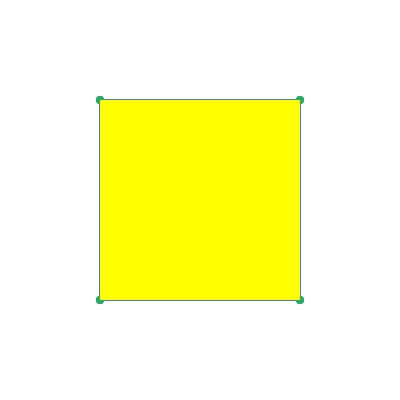
Frame 1 (no input)
Frame 60 (no input): identical to frame 1, image omitted
Frame 120 (the mouse pressed at the canvas centre since frame 60): identical to frame 1, image omitted

The p5.js sketch that drew this single still picture (run headless with seeded random() and noise() and a simulated clock; from frame 60 on, the mouse is pressed at the canvas centre):

// p5.js sketch
// ── sketch.js
var backgroundColour, nodeColour, edgeColour;
var nodeSize = 8;

var node0 = [-100, -100, -100];
var node1 = [-100, -100, 100];
var node2 = [-100, 100, -100];
var node3 = [-100, 100, 100];
var node4 = [100, -100, -100];
var node5 = [100, -100, 100];
var node6 = [100, 100, -100];
var node7 = [100, 100, 100];
var nodes = [node0, node1, node2, node3, node4, node5, node6, node7];

var nNode0 = [-100, 0, 0];
var nNode0b = [-200, 0, 0];
var nVec0 = [nNode0, nNode0b];
var nNode1 = [100, 0, 0];
var nNode1b = [200, 0, 0];
var nVec1 = [nNode1, nNode1b];
var nNode2 = [0, 0, -100];
var nNode2b = [0, 0, -200];
var nVec2 = [nNode2, nNode2b];
var nNode3 = [0, 0, 100];
var nNode3b = [0, 0, 200];
var nVec3 = [nNode3, nNode3b];
var nNode4 = [0, -100, 0];
var nNode4b = [0, -200, 0];
var nVec4 = [nNode4, nNode4b];
var nNode5 = [0, 100, 0];
var nNode5b = [0, 200, 0];
var nVec5 = [nNode5, nNode5b];
var vecs = [nVec0, nVec1, nVec2, nVec3, nVec4, nVec5];

var face0 = [0, 1, 3, 2]; // left
var face1 = [4, 5, 7, 6]; // right
var face2 = [0, 2, 6, 4]; // back
var face3 = [1, 3, 7, 5]; // front
var face4 = [0, 1, 5, 4]; // bottom
var face5 = [2, 3, 7, 6]; // top
var faces = [face0, face1, face2, face3, face4, face5];

var edge0 = [0, 1];
var edge1 = [1, 3];
var edge2 = [3, 2];
var edge3 = [2, 0];
var edge4 = [4, 5];
var edge5 = [5, 7];
var edge6 = [7, 6];
var edge7 = [6, 4];
var edge8 = [0, 4];
var edge9 = [1, 5];
var edge10 = [2, 6];
var edge11 = [3, 7];
var edges = [edge0, edge1, edge2, edge3, edge4, edge5, edge6, edge7, edge8, edge9, edge10, edge11];

// Rotate shape around the z-axis
var rotateZ3D = function (theta) {
  var sinTheta = sin(theta);
  var cosTheta = cos(theta);

  for (var n = 0; n < nodes.length; n++) {
    var node = nodes[n];
    var x = node[0];
    var y = node[1];
    node[0] = x * cosTheta - y * sinTheta;
    node[1] = y * cosTheta + x * sinTheta;
  }
  for (var n = 0; n < vecs.length; n++) {
    var nNodes = vecs[n];
    var node1 = nNodes[0];
    var node2 = nNodes[1];
    var x = node1[0];
    var y = node1[1];
    var xb = node2[0];
    var yb = node2[1];
    node1[0] = x * cosTheta - y * sinTheta;
    node1[1] = y * cosTheta + x * sinTheta;
    node2[0] = xb * cosTheta - yb * sinTheta;
    node2[1] = yb * cosTheta + xb * sinTheta;
  }
};

var rotateY3D = function (theta) {
  var sinTheta = sin(theta);
  var cosTheta = cos(theta);

  for (var n = 0; n < nodes.length; n++) {
    var node = nodes[n];
    var x = node[0];
    var z = node[2];
    node[0] = x * cosTheta - z * sinTheta;
    node[2] = z * cosTheta + x * sinTheta;
  }
  for (var n = 0; n < vecs.length; n++) {
    var nNodes = vecs[n];
    var node1 = nNodes[0];
    var node2 = nNodes[1];
    var x = node1[0];
    var z = node1[2];
    var xb = node2[0];
    var zb = node2[2];
    node1[0] = x * cosTheta - z * sinTheta;
    node1[2] = z * cosTheta + x * sinTheta;
    node2[0] = xb * cosTheta - zb * sinTheta;
    node2[2] = zb * cosTheta + xb * sinTheta;
  }
};

var rotateX3D = function (theta) {
  var sinTheta = sin(theta);
  var cosTheta = cos(theta);

  for (var n = 0; n < nodes.length; n++) {
    var node = nodes[n];
    var y = node[1];
    var z = node[2];
    node[1] = y * cosTheta - z * sinTheta;
    node[2] = z * cosTheta + y * sinTheta;
  }
  for (var n = 0; n < vecs.length; n++) {
    var nNodes = vecs[n];
    var node1 = nNodes[0];
    var node2 = nNodes[1];
    var z = node1[2];
    var y = node1[1];
    var zb = node2[2];
    var yb = node2[1];
    node1[1] = y * cosTheta - z * sinTheta;
    node1[2] = z * cosTheta + y * sinTheta;
    node2[1] = yb * cosTheta - zb * sinTheta;
    node2[2] = zb * cosTheta + yb * sinTheta;
  }
};

var faceColor;
function setup() {
  createCanvas(400, 400);
  angleMode(DEGREES);
  backgroundColour = color(255, 255, 255);
  nodeColour = color(40, 168, 107);
  edgeColour = color(34, 68, 204);
  faceColor = color("yellow");

  ///// EXPERIMENT: Comment out below /////
  //rotateZ3D(30);
  //rotateY3D(30);
  //rotateX3D(30);
}

var draw = function () {
  background(backgroundColour);
  push();
  translate(200, 200);

  // Draw edges
  stroke(edgeColour);
  for (var e = 0; e < edges.length; e++) {
    var n0 = edges[e][0];
    var n1 = edges[e][1];
    var node0 = nodes[n0];
    var node1 = nodes[n1];
    line(node0[0], node0[1], node1[0], node1[1]);
  }

  // Draw nodes
  fill(nodeColour);
  noStroke();
  for (var n = 0; n < nodes.length; n++) {
    var node = nodes[n];
    ellipse(node[0], node[1], nodeSize, nodeSize);
  }
  // Draw faces
  fill(faceColor);
  for (var i = 0; i < vecs.length; i++) {
    var nNodes = vecs[i];
    var normZ = nNodes[1][2] - nNodes[0][2];
    if (normZ > 0) {
      var nodeIds = faces[i];
      beginShape();
      vertex(nodes[nodeIds[0]][0], nodes[nodeIds[0]][1]);
      vertex(nodes[nodeIds[1]][0], nodes[nodeIds[1]][1]);
      vertex(nodes[nodeIds[2]][0], nodes[nodeIds[2]][1]);
      vertex(nodes[nodeIds[3]][0], nodes[nodeIds[3]][1]);
      endShape(CLOSE);
    }
  }
  pop();
  noFill();
};

mouseDragged = function () {
  rotateY3D(mouseX - pmouseX);
  rotateX3D(mouseY - pmouseY);
};

// ── breakout.js
// initialization of bricks
// ball.draw includes update coordinates
// simple collision detection with paddle
// bounding box collision detection with bricks
// nesting function in checkCollision (must assign self to this)
var currFrameCount = 0;

class brickObj {
  constructor(x, y) {
    this.x = x;
    this.y = y;
    this.hit = 0;
  }

  draw() {
    fill(255, 0, 0);
    rect(this.x, this.y, 20, 10);
  }
  update() {
    if (this.hit === 1) {
      this.y = this.y + 0.5;
    }
  }
}

class ballObj {
  constructor(x, y) {
    this.x = x;
    this.y = y;
    this.xDir = round(random(1, 2));
    this.yDir = round(random(1, 2));
  }

  draw() {
    fill(0, 4, 255);
    rect(this.x, this.y, 8, 8);
    this.x += this.xDir;
    this.y += this.yDir;

    if (this.x < 0) {
      this.xDir = round(random(1, 2));
    }
    else if (this.x > 392) {
      this.xDir = -round(random(1, 2));
    }
    if (this.y < 0) {
      this.yDir = round(random(1, 2));
    }
    else if (this.y > 372) {
      if (dist(this.x, 0, paddle.x, 0) < 44) {
        this.yDir = -round(random(1, 2));
      }
      else {
        gameOver = true;
      }
    }
  }  // draw

  checkCollision() {
    var self = this;

    ///// EXPERIMENT /////
    function checkCollideBrick(brick) {
      var collide = false;
      if (((self.x > brick.x) && (self.x < (brick.x + 20)) && (self.y >
        brick.y) && (self.y < (brick.y + 10))) ||
        (((self.x + 8) > brick.x) && ((self.x + 8) < (brick.x + 20)) &&
          (self.y > brick.y) && (self.y < (brick.y + 10))) ||
        ((self.x > brick.x) && (self.x < (brick.x + 20)) && ((self.y + 8) >
          brick.y) && ((self.y + 9) < (brick.y + 10))) ||
        (((self.x + 8) > brick.x) && ((self.x + 8) < (brick.x + 20)) &&
          ((self.y + 8) > brick.y) && ((self.y + 8) < (brick.y + 10)))) {
        collide = true;
      }

      return (collide);
    }

    if ((this.y > 29)) {
      var i = 0;
      var brickHit = 0;
      //if (currFrameCount < (frameCount - 10)) {
        currFrameCount = frameCount;
        while ((i < bricks.length) && (brickHit === 0)) {
          if (checkCollideBrick(bricks[i])) {
            if (bricks[i].hit === 1 && (this.y > 70)) {
              //don't do a collision
            }
            else {
              bricks[i].hit = 1;
              brickHit = 1;
              this.yDir = -this.yDir;
              score++;
            }
          }
          i++;
       // }
      }
    }  // checkCollideBrick
  }  // checkCollision
}  // ballObj

class paddleObj {
  constructor(x) {
    this.x = x;
  }

  draw() {
    fill(255, 0, 0);
    this.x = mouseX;
    rect(this.x - 40, 380, 80, 10);
  }
}

var score = 0;
var gameOver = false;
var paddle;
var ball;
var bricks = [];

function setup() {
  paddle = new paddleObj(200);
  ball = new ballObj(0, 80);

  // initialize the bricks
  var x = 0;
  var y = 30;
  for (var i = 0; i < 3; i++) {
    for (var j = 0; j < 20; j++) {
      bricks.push(new brickObj(x, y));
      x += 20;
    }
    x = 0;
    y += 10;
  }

  createCanvas(400, 400);
}

function draw() {
  if (gameOver === false) {
    background(169, 232, 242);
    for (var j = 0; j < bricks.length; j++) {
      bricks[j].draw();
    }
    ball.draw();
    ball.checkCollision();
    paddle.draw();

    for (var j = 0; j < bricks.length; j++) {
      bricks[j].update();
    }
    fill(255, 0, 0);
    text(score, 370, 10);
  }
  else {
    fill(255, 0, 0);
    textSize(40);
    text("Game Over", 100, 200);
  }
}
